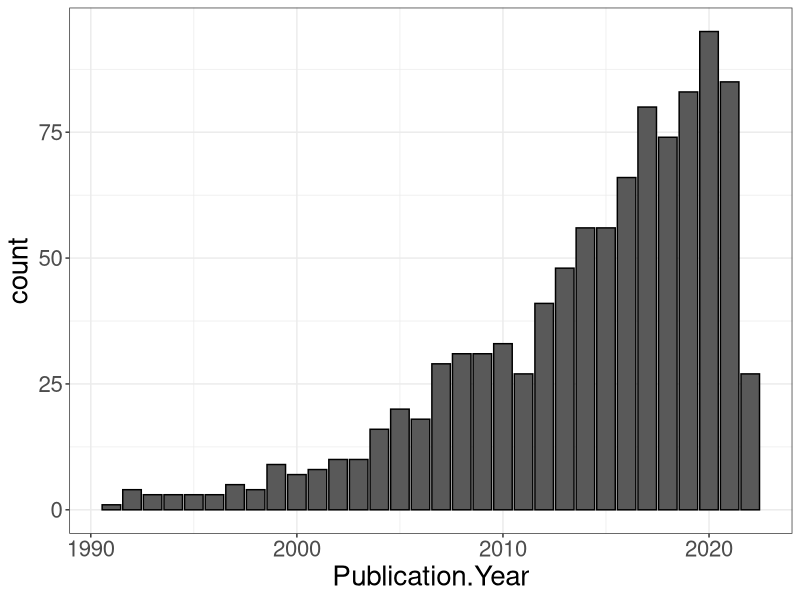
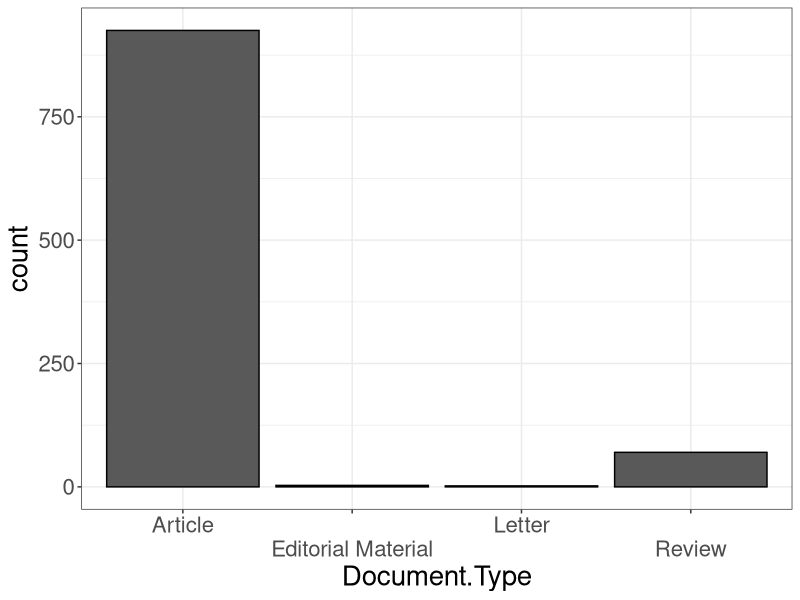
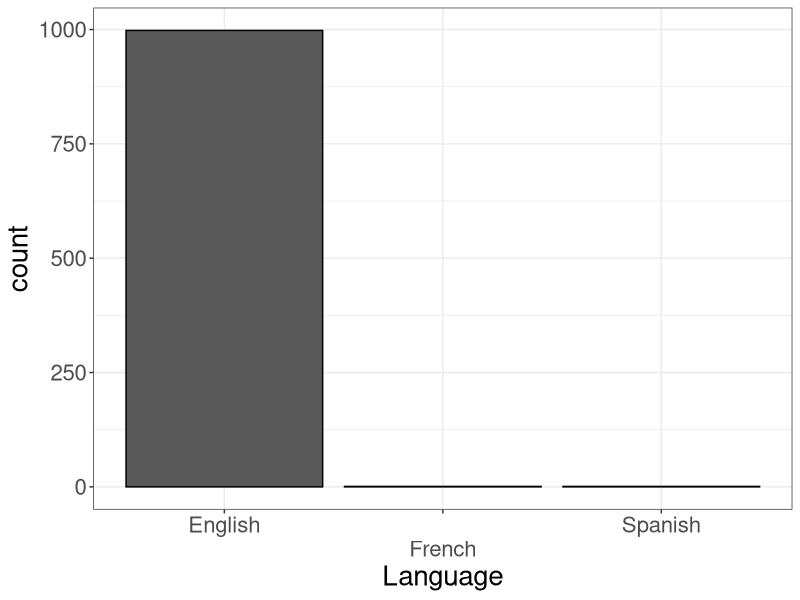
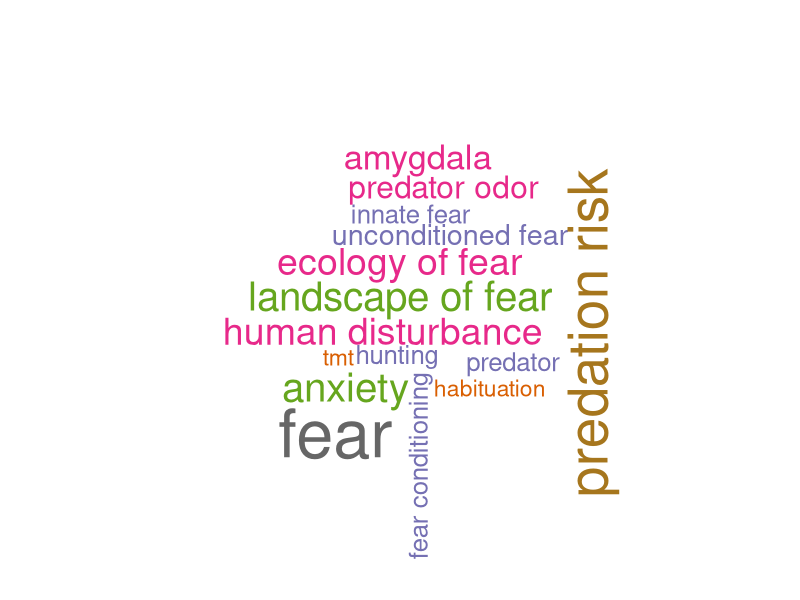
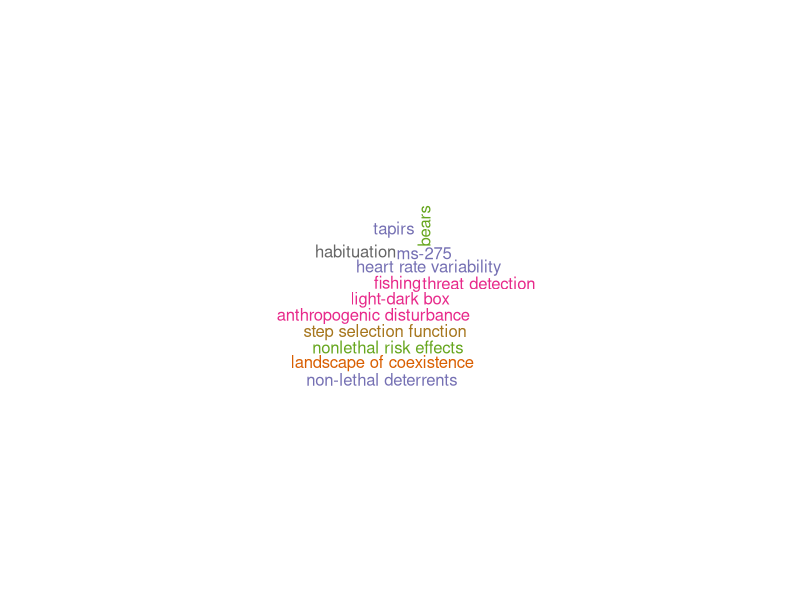
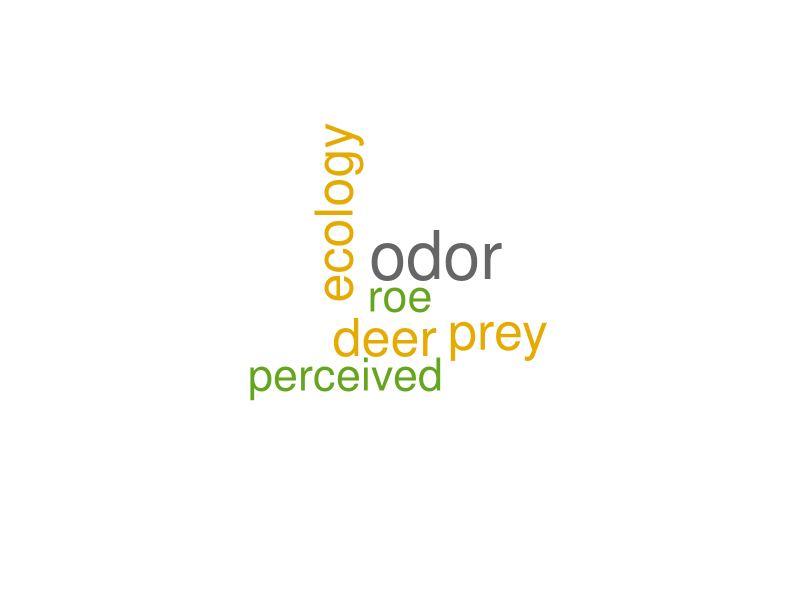
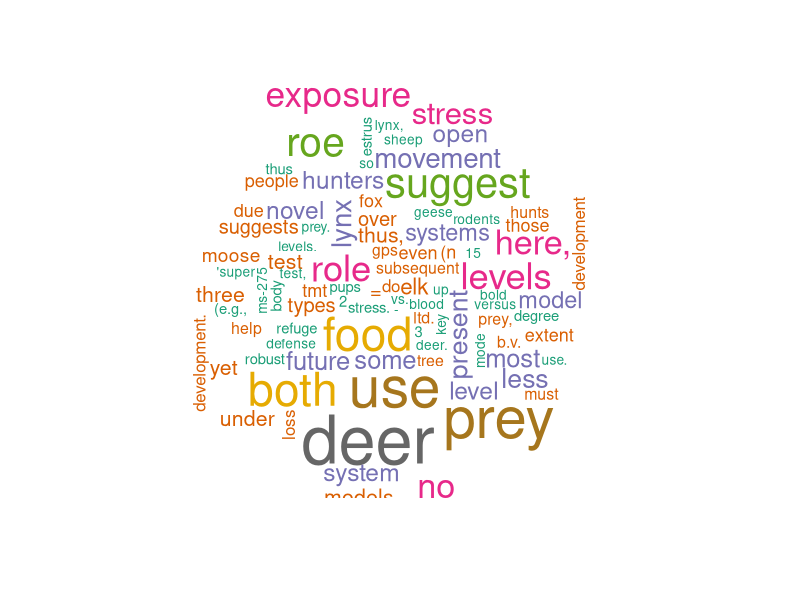
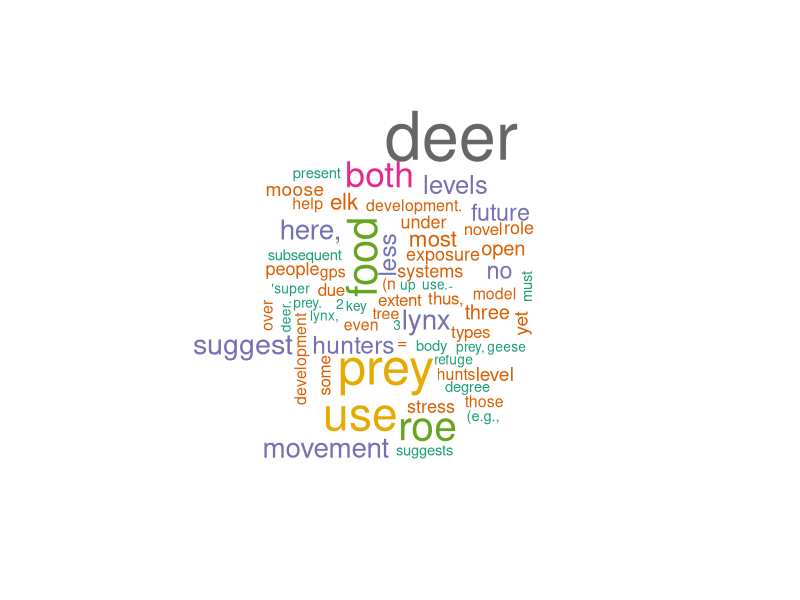

Reproduce these figures in R, in order.
# Anthropogenic risk effects on animal behavior - systematic review

# mapping literature for review

## import data from WOS -----

setwd("C:/Users/shony/Nextcloud/Work/PhD/Thesis/review/Analysis/scoping-lit")

papers <- read.csv("scope_3.csv")

summary(papers)

## Clean data ----

library(dplyr)
library(tidyr)

papers <- papers%>%
  select(-c(contains(match = "conference", ignore.case = T), 
            contains(match = "book", ignore.case = T), 
            Keywords.Plus, 
            contains(match = "addresses", ignore.case = T),
            contains(match = "funding", ignore.case = T),
            contains(match = "cite", ignore.case = T),
            contains(match = "publisher", ignore.case = T),
            contains(match = "abbreviation", ignore.case = T),
            Affiliations,
            Researcher.Ids,
            Research.Areas,
            ORCIDs,
            contains("usage", ignore.case = T),
            contains("Page"),
            Early.Access.Date,
            WoS.Categories,
            Web.of.Science.Index,
            IDS.Number,
            UT..Unique.WOS.ID.,
            Pubmed.Id,
            Open.Access.Designations,
            Hot.Paper.Status,
            Group.Authors,
            X
            )
         )%>%
  mutate(Meeting.Abstract = as.character(Meeting.Abstract),
         Volume = as.character(Volume),
         Document.Type = ifelse(grepl("article*", Document.Type, ignore.case = T), "Article", Document.Type),
         Document.Type = ifelse(grepl("review*", Document.Type, ignore.case = T), "Review", Document.Type),
         Document.Type = ifelse(grepl("editorial*", Document.Type, ignore.case = T), "Editorial Material", Document.Type))

summary(papers)

## Summaries ----

library(ggplot2)

### Number of publications by year

ggplot(papers, aes(Publication.Year))+
  geom_bar(col = "black")+
  theme_bw()+
  theme(text = element_text(size = 20))

### Article type

ggplot(papers, aes(Document.Type))+
  geom_bar(col = "black")+
  scale_x_discrete(guide = guide_axis(n.dodge = 2))+
  theme_bw()+
  theme(text = element_text(size = 20))

### Language

ggplot(papers, aes(Language))+
  geom_bar(col = "black")+
  scale_x_discrete(guide = guide_axis(n.dodge = 2))+
  theme_bw()+
  theme(text = element_text(size = 20))

## sub-sampling ----

sample <- 1:100

papers <- papers[sample,]

## Analyse  keywords -----

## separating keywords into individual strings

library(stringr)

keywords <- list()

ind = 1

for (s in papers$Author.Keywords) {
  
  keywords[ind] <- strsplit(s, ";")  
  
  ind = ind + 1
}

keywords <- unlist(keywords)

keywords <- str_trim(keywords) #removing white spaces

keywords <- tolower(keywords)

### frequency

kw_freq <- data.frame(table(keywords))

### word cloud

library(wordcloud)

wordcloud(words = kw_freq$keywords, freq = kw_freq$Freq, colors = brewer.pal(8, "Dark2"), min.freq = 5, max.words = 500)

### grouping

### Exclusion - removing irrelavant key phrases and their cooccuring keywords

keys_in_str <- papers$Author.Keywords[!grepl("amygdala*|ptsd|anxiety|*exitinction|psych*|neuro*", papers$Author.Keywords, ignore.case = T)]

keys_in <- list()

ind = 1

for (s in keys_in_str) {
  
  keys_in[ind] <- strsplit(s, ";")  
  
  ind = ind + 1
}

keys_in <- unlist(keys_in)

keys_in <- str_trim(keys_in) #removing white spaces

keys_in <- tolower(keys_in)

### frequency

kw_in_freq <- data.frame(table(keys_in))

### word cloud

wordcloud(words = kw_in_freq$keys_in, freq = kw_freq$Freq, colors = brewer.pal(8, "Dark2"), min.freq = 5, max.words = 500, scale = c(1,1))

## Analyse titles ----

## Separating words in the titles

title_words <- list()

ind = 1

for (w in papers$Article.Title) {
  
  title_words[ind] = strsplit(w, split = " ")
  
  ind = ind + 1

  }

title_words <- unlist(title_words)

title_words <- tolower(title_words)

title_words <- str_trim(title_words)

## Removing articles and conjugations

title_words <- title_words[!grepl("a|and|of|the|they're|their|because|for|on|in|to|but|by|not|is|between|stud*|from|with|effect*|diff*", title_words, ignore.case = T)]

## Frequency

title_freq <- data.frame(table(title_words))

## Word Cloud

wordcloud(words = title_freq$title_words, freq = title_freq$Freq, colors = brewer.pal(8, "Dark2"), min.freq = 5, max.words = 500)

## Exclusion

## Grouping

## Analyse abstracts ----

## Separating words in the titles

abs_words <- list()

ind = 1

for (w in papers$Abstract) {
  
  abs_words[ind] = strsplit(w, split = " ")
  
  ind = ind + 1
  
}

abs_words <- unlist(abs_words)

abs_words <- tolower(abs_words)

abs_words <- str_trim(abs_words)

## Removing articles and conjugations

abs_words <- abs_words[!grepl("a|and|of|the|they're|their|because|for|on|in|to|but|by|not|is|between|stud*|from|with|effect*|diff*|*ed|wh*|we|our*|or|be|such|did|it*|result|(c)", abs_words, ignore.case = T)]

## Frequency

abs_freq <- data.frame(table(abs_words))

## Word Cloud

wordcloud(words = abs_freq$abs_words, freq = abs_freq$Freq, colors = brewer.pal(8, "Dark2"), min.freq = 5, max.words = 500)

## Exclusion

abs_in_str <- papers$Abstract[!grepl("amygdala*|conditioning|ptsd|anxiety|*exitinction|psych*|neuro*", papers$Abstract, ignore.case = T)]

abs_in <- list()

ind = 1

for (s in abs_in_str) {
  
  abs_in[ind] <- strsplit(s, " ")  
  
  ind = ind + 1
}

abs_in <- unlist(abs_in)

abs_in <- str_trim(abs_in) #removing white spaces

abs_in <- tolower(abs_in)

## Removing articles and conjugations

abs_in <- abs_in[!grepl("a|and|of|the|they're|their|because|for|on|in|to|but|by|not|is|between|stud*|from|with|effect*|diff*|*ed|wh*|we|our*|or|be|such|did|it*|result|(c)", abs_in, ignore.case = T)]

### frequency

abs_in_freq <- data.frame(table(abs_in))

### word cloud

wordcloud(words = abs_in_freq$abs_in, freq = abs_in_freq$Freq, colors = brewer.pal(8, "Dark2"), min.freq = 5, max.words = 500)

## Grouping
